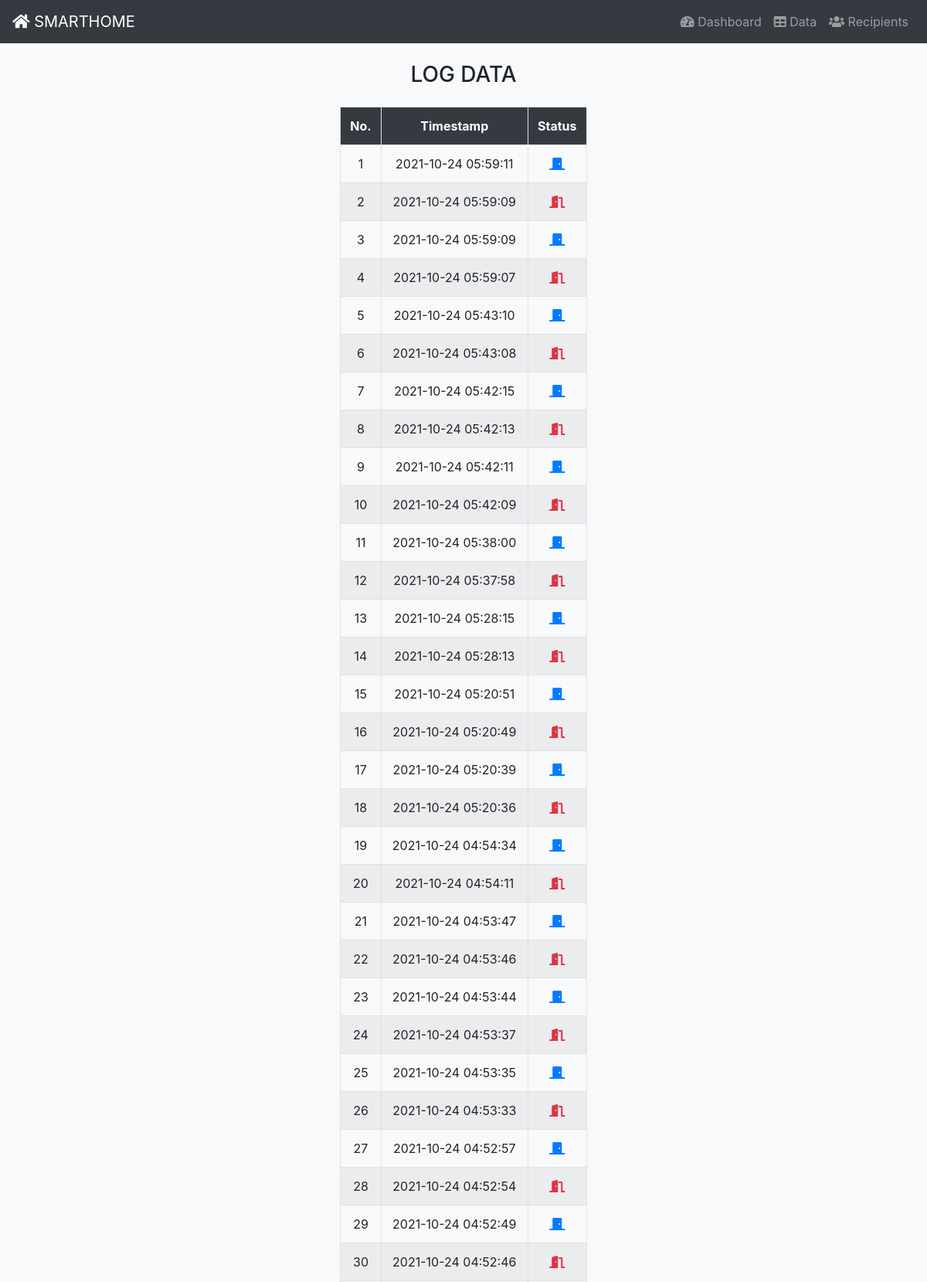
The app's page /logdata.php (upper part) with its own data.
### tables this page shows
CREATE TABLE `tabel_door` (
  `id` int(11) NOT NULL,
  `waktu` timestamp NOT NULL DEFAULT current_timestamp() ON UPDATE current_timestamp(),
  `door_state` int(11) NOT NULL,
  `msg_state` int(11) NOT NULL
);

### koneksidb.php (called while the page is built, shortened)
<?php
$server       = "localhost";
$user         = "root";
$password     = "";
$database     = "sensor";
$koneksi      = mysqli_connect($server, $user, $password, $database);
function query($query) {
    global $koneksi;
    $result = mysqli_query($koneksi, $query );
    $box = [];
    while( $fetch = mysqli_fetch_assoc($result) ){
             $box[] = $fetch;
    }
    return $box;
}
?>

### logdata.php (the view, shortened to what this page needs)
<?php
	require "template.php";
$data = query("SELECT * FROM tabel_door ORDER BY id DESC");
 ?>
 <!DOCTYPE html>
<html>
<head>
</head>
<body>
  <center>
  	<h3 class="mb-4 mt-2">LOG DATA </h3>
<div class="table-responsive-sm">
	<table class="table table-bordered table-hover table-striped" style="width:20rem;">
	   <tr class="text-center text-white bg-dark">
		   <th>No.</th>
		   <th>Timestamp</th>
		   <th>Status</th>
	   </tr>
	<?php $no =1;?>
	<?php
	   foreach ($data as $i) :
	   		if ($i["door_state"] == 0) {
	   			$color  = "text-danger";
	   			$status = '<i class="fa fa-door-open"></i>';
	   		}
	   		else{
	   			$color  = "text-primary";
	   			$status = '<i class="fa fa-door-closed"></i>';;
	   		}
	?>
	   <tr>
	   		<td class="text-center"><?= $no;?></td>
	      	<td class="text-center"><?= $i["waktu"];?></td>
	      	<td class="text-center <?=$color;?>"><?= $status;?></td>
	   </tr>
	 <?php
	    $no++;
	    endforeach;
	  ?>
	</table>
</div>
  </center>
</body>
</html>

### template.php (shortened to what this page needs)
<?php
require 'koneksidb.php';
 ?>
<!doctype html>
<html lang="en">
  <head>
    <link rel="stylesheet" href="https://stackpath.bootstrapcdn.com/bootstrap/4.3.1/css/bootstrap.min.css">
    <link rel="stylesheet" type="text/css" href="https://cdnjs.cloudflare.com/ajax/libs/twitter-bootstrap/4.1.3/css/bootstrap.css">
    <link rel="stylesheet" type="text/css" href="https://cdn.datatables.net/1.10.21/css/dataTables.bootstrap4.min.css">
    <link rel="stylesheet" type="text/css" href="https://cdn.datatables.net/responsive/2.2.4/css/responsive.bootstrap4.min.css">
    <link href="fontawesome/css/all.css" rel="stylesheet">
    <link href="https://cdn.jsdelivr.net/gh/gitbrent/bootstrap4-toggle@3.6.1/css/bootstrap4-toggle.min.css" rel="stylesheet">
          <nav class="navbar fixed-top navbar-expand-sm navbar-dark bg-dark ml-auto ">
            <a class="navbar-brand" href="#"><i class="fa fa-home"></i> SMARTHOME</a>
            <div class="collapse navbar-collapse" id="navbarNav">
               <ul class="navbar-nav ml-auto">
                <li class="nav-item">
                  <a class="nav-link" href="index.php" ><i class="fa fa-tachometer-alt"></i> Dashboard</a>
                </li>
                 <li class="nav-item">
                  <a class="nav-link" href="logdata.php" ><i class="fa fa-table"></i> Data</a>
                </li>
                <li class="nav-item">
                  <a class="nav-link" href="recipients.php" ><i class="fa fa-users"></i> Recipients</a>
                </li>
              </ul>
            </div>
          </nav>
  </head>
  <body class="bg-light">
  </body>
</html>

### records on screen
tabel_door: waktu "2021-10-24 05:59:11", door_state 1 (drawn)
tabel_door: waktu "2021-10-24 05:59:09", door_state 0 (drawn)
tabel_door: waktu "2021-10-24 05:59:09", door_state 1 (drawn)
tabel_door: waktu "2021-10-24 05:59:07", door_state 0 (drawn)
tabel_door: waktu "2021-10-24 05:43:10", door_state 1 (drawn)
tabel_door: waktu "2021-10-24 05:43:08", door_state 0 (drawn)
tabel_door: waktu "2021-10-24 05:42:15", door_state 1 (drawn)
tabel_door: waktu "2021-10-24 05:42:13", door_state 0 (drawn)
tabel_door: waktu "2021-10-24 05:42:11", door_state 1 (drawn)
tabel_door: waktu "2021-10-24 05:42:09", door_state 0 (drawn)
tabel_door: waktu "2021-10-24 05:38:00", door_state 1 (drawn)
tabel_door: waktu "2021-10-24 05:37:58", door_state 0 (drawn)
tabel_door: waktu "2021-10-24 05:28:15", door_state 1 (drawn)
tabel_door: waktu "2021-10-24 05:28:13", door_state 0 (drawn)
tabel_door: waktu "2021-10-24 05:20:51", door_state 1 (drawn)
tabel_door: waktu "2021-10-24 05:20:49", door_state 0 (drawn)
tabel_door: waktu "2021-10-24 05:20:39", door_state 1 (drawn)
tabel_door: waktu "2021-10-24 05:20:36", door_state 0 (drawn)
tabel_door: waktu "2021-10-24 04:54:34", door_state 1 (drawn)
tabel_door: waktu "2021-10-24 04:54:11", door_state 0 (drawn)
tabel_door: waktu "2021-10-24 04:53:47", door_state 1 (drawn)
tabel_door: waktu "2021-10-24 04:53:46", door_state 0 (drawn)
tabel_door: waktu "2021-10-24 04:53:44", door_state 1 (drawn)
tabel_door: waktu "2021-10-24 04:53:37", door_state 0 (drawn)
tabel_door: waktu "2021-10-24 04:53:35", door_state 1 (drawn)
tabel_door: waktu "2021-10-24 04:53:33", door_state 0 (drawn)
tabel_door: waktu "2021-10-24 04:52:57", door_state 1 (drawn)
tabel_door: waktu "2021-10-24 04:52:54", door_state 0 (drawn)
tabel_door: waktu "2021-10-24 04:52:49", door_state 1 (drawn)
tabel_door: waktu "2021-10-24 04:52:46", door_state 0 (drawn)
